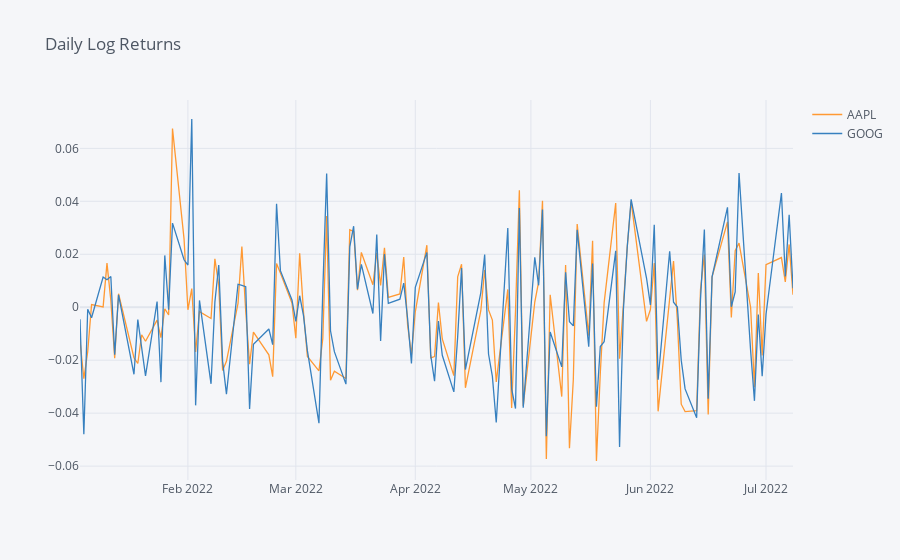

This figure's notebook cell:
### Code cell
# Plot Daily Returns
daily_returns[['AAPL','GOOG']].iplot(title='Daily Log Returns')
